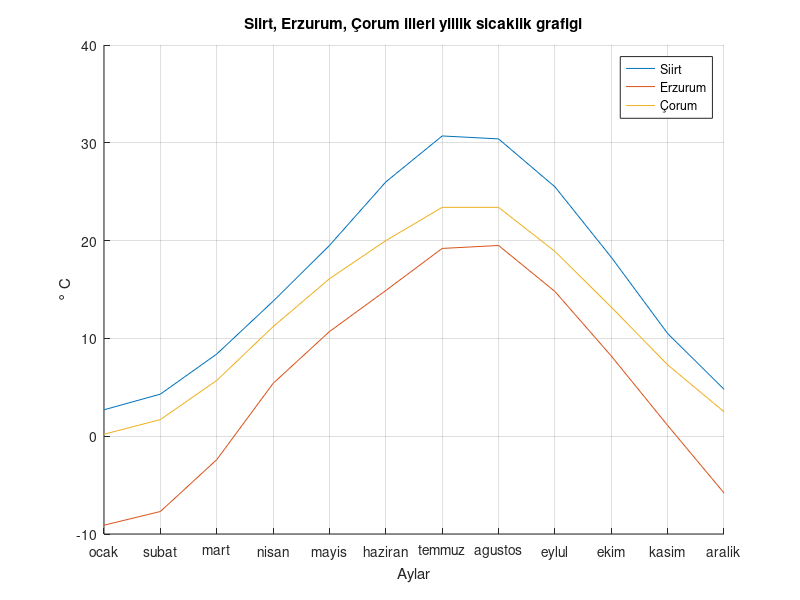

Write the MATLAB code that produced this figure.
clear; close all; clc; format compact;

%Sicaklik degerleri Meteoroloji GM sitesinden alindi
temp_mat=[2.7 4.3 8.4 13.8 19.5 26.0 30.7 30.4 25.5 18.3 10.5 4.8];
temp_mat(2,:)=[-9.1 -7.7 -2.4 5.4 10.7 14.9 19.2 19.5 14.8 8.2 1.1 -5.8];
temp_mat(3,:)=[0.2	1.7	5.7	11.2	16.1	20.0	23.4	23.4	18.9	13.2	7.3	2.5];
aylar={"ocak","subat","mart","nisan","mayis","haziran","temmuz","agustos",...
"eylul","ekim","kasim","aralik"};

% Grafik çizimi
hold on; 
plot(temp_mat(1,:)); 
plot(temp_mat(2,:));
plot(temp_mat(3,:));
set(gca,'xtick', 1:12,'xticklabel',aylar)
title('Siirt, Erzurum, Çorum illeri yillik sicaklik grafigi');
axis([1 12 -10 40]);
xlabel('Aylar'); ylabel('\deg C');
legend('Siirt','Erzurum','Çorum');
hold off;
grid on;
